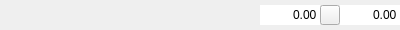
<?xml version="1.0" encoding="UTF-8"?>
<ui version="4.0">
 <class>InputResource</class>
 <widget class="QWidget" name="InputResource">
  <property name="geometry">
   <rect>
    <x>0</x>
    <y>0</y>
    <width>400</width>
    <height>30</height>
   </rect>
  </property>
  <property name="sizePolicy">
   <sizepolicy hsizetype="Preferred" vsizetype="Preferred">
    <horstretch>0</horstretch>
    <verstretch>0</verstretch>
   </sizepolicy>
  </property>
  <property name="windowTitle">
   <string>InputResource</string>
  </property>
  <layout class="QHBoxLayout" name="horizontalLayout">
   <property name="spacing">
    <number>0</number>
   </property>
   <property name="leftMargin">
    <number>0</number>
   </property>
   <property name="topMargin">
    <number>0</number>
   </property>
   <property name="rightMargin">
    <number>0</number>
   </property>
   <property name="bottomMargin">
    <number>0</number>
   </property>
   <item>
    <widget class="QLabel" name="image">
     <property name="minimumSize">
      <size>
       <width>60</width>
       <height>30</height>
      </size>
     </property>
     <property name="maximumSize">
      <size>
       <width>60</width>
       <height>30</height>
      </size>
     </property>
     <property name="scaledContents">
      <bool>true</bool>
     </property>
    </widget>
   </item>
   <item>
    <widget class="QLabel" name="label">
     <property name="minimumSize">
      <size>
       <width>0</width>
       <height>30</height>
      </size>
     </property>
     <property name="maximumSize">
      <size>
       <width>16777215</width>
       <height>30</height>
      </size>
     </property>
    </widget>
   </item>
   <item>
    <widget class="QWidget" name="text_buffer" native="true">
     <property name="minimumSize">
      <size>
       <width>5</width>
       <height>30</height>
      </size>
     </property>
     <property name="maximumSize">
      <size>
       <width>5</width>
       <height>30</height>
      </size>
     </property>
    </widget>
   </item>
   <item>
    <widget class="QDoubleSpinBox" name="sell_price">
     <property name="minimumSize">
      <size>
       <width>60</width>
       <height>20</height>
      </size>
     </property>
     <property name="maximumSize">
      <size>
       <width>60</width>
       <height>20</height>
      </size>
     </property>
     <property name="frame">
      <bool>false</bool>
     </property>
     <property name="alignment">
      <set>Qt::AlignRight|Qt::AlignTrailing|Qt::AlignVCenter</set>
     </property>
     <property name="buttonSymbols">
      <enum>QAbstractSpinBox::NoButtons</enum>
     </property>
     <property name="maximum">
      <double>500000.000000000000000</double>
     </property>
     <property name="stepType">
      <enum>QAbstractSpinBox::AdaptiveDecimalStepType</enum>
     </property>
    </widget>
   </item>
   <item>
    <widget class="QPushButton" name="lock">
     <property name="minimumSize">
      <size>
       <width>20</width>
       <height>20</height>
      </size>
     </property>
     <property name="maximumSize">
      <size>
       <width>20</width>
       <height>20</height>
      </size>
     </property>
     <property name="icon">
      <iconset resource="../../../market_manager.qrc">
       <normaloff>:/MarketManager/images/ui/input_page/unlock.png</normaloff>
       <normalon>:/MarketManager/images/ui/input_page/lock.png</normalon>:/MarketManager/images/ui/input_page/unlock.png</iconset>
     </property>
     <property name="checkable">
      <bool>true</bool>
     </property>
    </widget>
   </item>
   <item>
    <widget class="QDoubleSpinBox" name="buy_price">
     <property name="minimumSize">
      <size>
       <width>60</width>
       <height>20</height>
      </size>
     </property>
     <property name="maximumSize">
      <size>
       <width>60</width>
       <height>20</height>
      </size>
     </property>
     <property name="frame">
      <bool>false</bool>
     </property>
     <property name="alignment">
      <set>Qt::AlignRight|Qt::AlignTrailing|Qt::AlignVCenter</set>
     </property>
     <property name="buttonSymbols">
      <enum>QAbstractSpinBox::NoButtons</enum>
     </property>
     <property name="maximum">
      <double>500000.000000000000000</double>
     </property>
     <property name="stepType">
      <enum>QAbstractSpinBox::AdaptiveDecimalStepType</enum>
     </property>
    </widget>
   </item>
  </layout>
 </widget>
 <layoutdefault spacing="6" margin="11"/>
 <resources>
  <include location="../../../market_manager.qrc"/>
 </resources>
 <connections/>
</ui>
